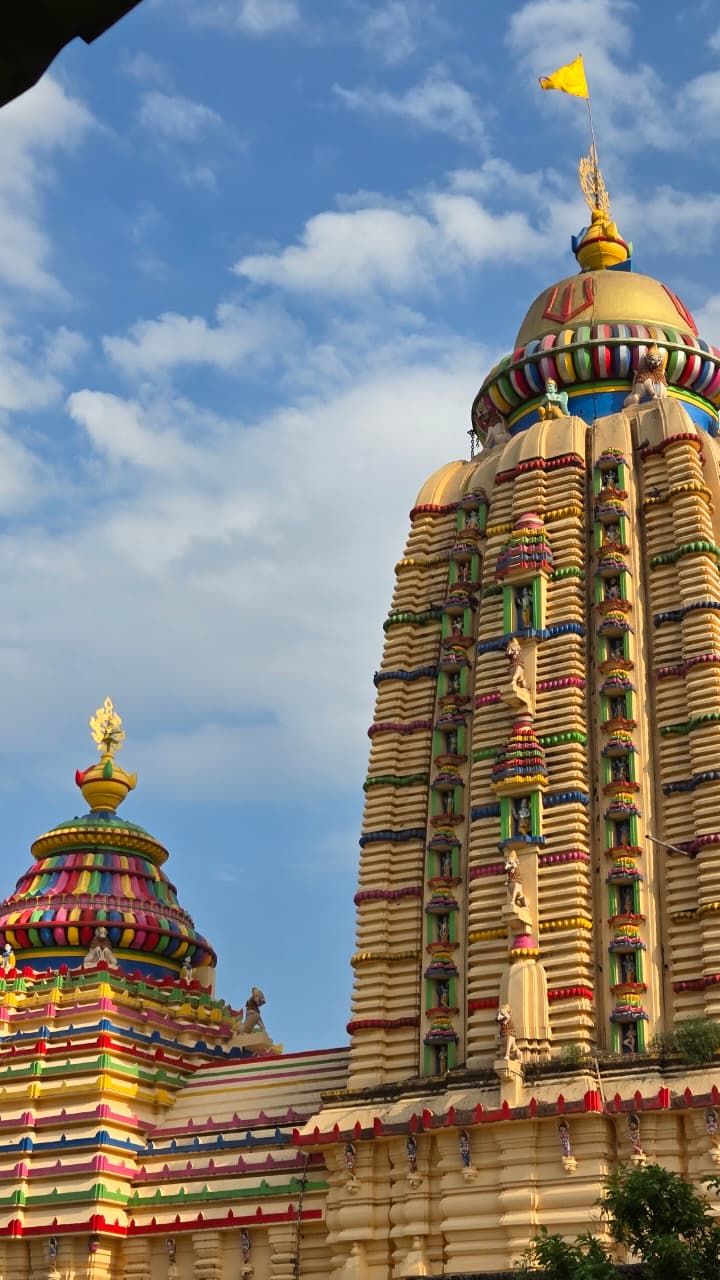
#> input picture captured/original/i1.jpeg, 720 x 1280 px; its folder holds only this picture in this run
$ python prepare_captured.py
#> lines starting #> are read from the running program, lines starting #| are printed output that depends on the picture; after the words box and inside, x2 and y2 are one past the last pixel; in counts of white or black regions, pixels touching at a corner belong together
"""
CSL7360 Assignment 2 - Captured Photos Processing Tool
Handles Section 1c rules:
- Resizes original captured photos to 256x256 PNGs using cv2.INTER_AREA into captured/images_256/
- Standardizes user masks into 256x256 binary PNGs (0 and 255) using cv2.INTER_NEAREST into captured/masks_256/
- Validates matching filename stems across original/, images_256/, and masks_256/
"""

import os
import glob
import argparse
import cv2
import numpy as np

SIZE = 256

def process_captured_photos(base_dir="captured"):
#> called with base_dir = 'captured'
    orig_dir = os.path.join(base_dir, "original")
    img_dir = os.path.join(base_dir, "images_256")
    mask_dir = os.path.join(base_dir, "masks_256")

    os.makedirs(orig_dir, exist_ok=True)
    os.makedirs(img_dir, exist_ok=True)
    os.makedirs(mask_dir, exist_ok=True)

    orig_files = sorted(glob.glob(os.path.join(orig_dir, "*")))
    # Filter image extensions
    valid_exts = {".jpg", ".jpeg", ".png", ".bmp", ".webp"}
    orig_files = [f for f in orig_files if os.path.splitext(f.lower())[1] in valid_exts]

    if not orig_files:
        print(f"No photos found in {orig_dir}!")
        print("Please place 5 to 10 photos of everyday objects in captured/original/ (e.g. item1.jpg, item2.jpg, ...)")
        return

    print(f"Found {len(orig_files)} original photo(s) in {orig_dir}:")
    for f in orig_files:
        stem = os.path.splitext(os.path.basename(f))[0]
        # 1. Resize original photo to 256x256 with cv2.INTER_AREA
        im = cv2.imread(f, cv2.IMREAD_COLOR)
#> im is the input picture: shape (1280, 720, 3); mean B, G, R 126.9, 128.5, 128.8
        if im is None:
            print(f"  [Warning] Could not read {f}, skipping.")
            continue
        im_256 = cv2.resize(im, (SIZE, SIZE), interpolation=cv2.INTER_AREA)
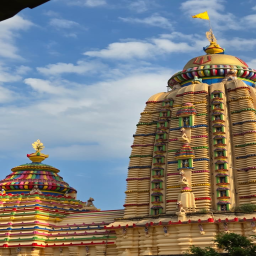
#> im_256: shape (256, 256, 3); mean B, G, R 126.9, 128.5, 128.8
        out_img_path = os.path.join(img_dir, stem + ".png")
        cv2.imwrite(out_img_path, im_256)
        print(f"  -> Resized and saved {out_img_path}")

        # 2. Check mask
        mask_candidates = [
            os.path.join(mask_dir, stem + ".png"),
            os.path.join(mask_dir, stem + ".jpg"),
            os.path.join(orig_dir, stem + "_mask.png"),
            os.path.join(orig_dir, stem + "_mask.jpg"),
        ]
        found_mask = None
        for mc in mask_candidates:
            if os.path.exists(mc):
                found_mask = mc
                break

        final_mask_path = os.path.join(mask_dir, stem + ".png")
        if found_mask:
            m = cv2.imread(found_mask, cv2.IMREAD_GRAYSCALE)
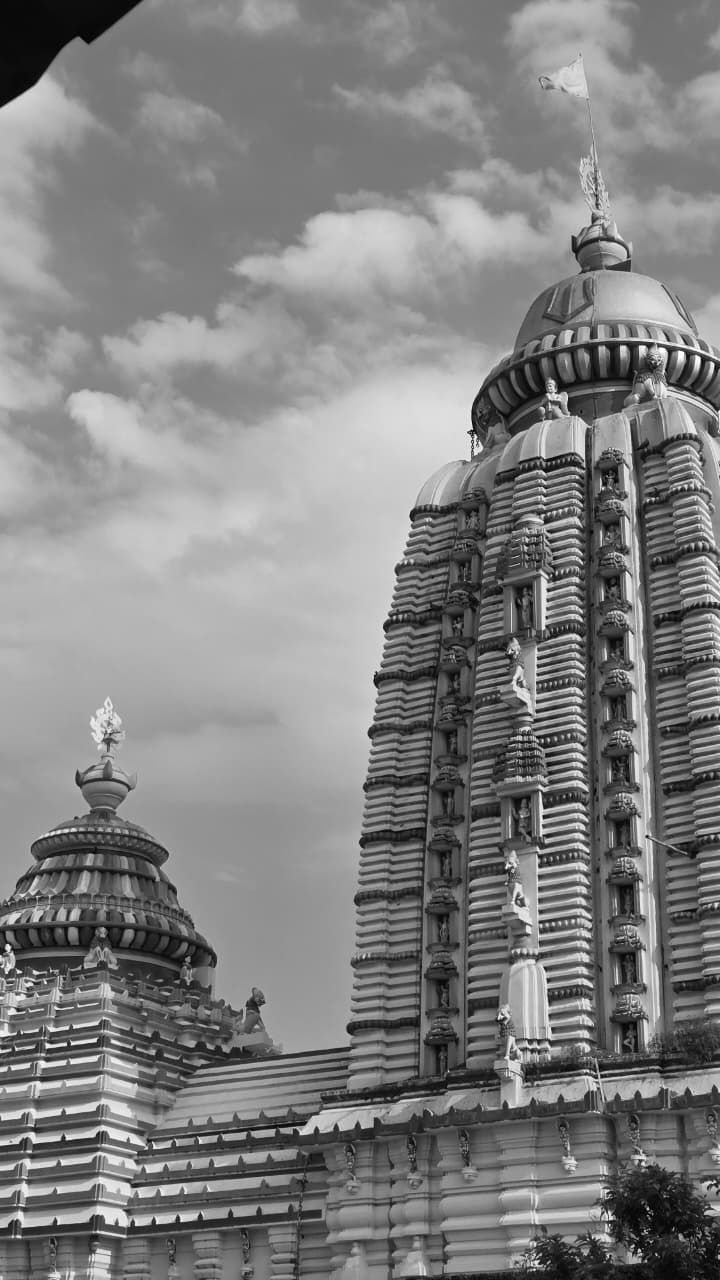
#> m: shape (1280, 720); min 0, max 255, mean 128.4
            if m is not None:
                m_256 = cv2.resize(m, (SIZE, SIZE), interpolation=cv2.INTER_NEAREST)
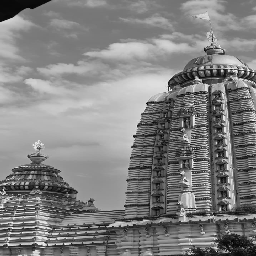
#> m_256: shape (256, 256); min 0, max 255, mean 128.5
                # Binarize with threshold 128: 0 for background, 255 for object
                bin_mask = np.where(m_256 >= 128, 255, 0).astype(np.uint8)
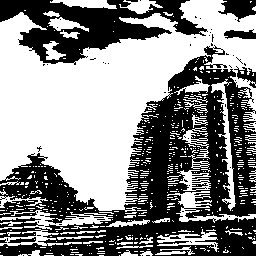
#> bin_mask: shape (256, 256); 54.4% white; 68 black regions (60 under 20 px), largest, box (x1, y1, x2, y2) and area: (0, 45, 256, 256) 22442, (0, 0, 208, 65) 6139, (218, 0, 256, 22) 496
                cv2.imwrite(final_mask_path, bin_mask)
                print(f"  -> Verified and normalized mask {final_mask_path}")
        else:
            if not os.path.exists(final_mask_path):
                print(f"  [Notice] Mask not yet created for {stem}. Draw mask and save to: {final_mask_path}")

    # Summary report
    print("\n--- Captured Photos Status ---")
    imgs = sorted(glob.glob(os.path.join(img_dir, "*.png")))
    masks = sorted(glob.glob(os.path.join(mask_dir, "*.png")))
    img_stems = {os.path.splitext(os.path.basename(p))[0] for p in imgs}
    mask_stems = {os.path.splitext(os.path.basename(p))[0] for p in masks}
    matched = img_stems.intersection(mask_stems)

    print(f"Total processed images: {len(imgs)}")
    print(f"Total valid masks:      {len(masks)}")
    print(f"Fully matched pairs:    {len(matched)}")
    for stem in sorted(img_stems):
        status = "READY" if stem in mask_stems else "MISSING MASK"
        print(f"  - {stem}: {status}")

if __name__ == "__main__":
    process_captured_photos()

$ run again, on captured/original/i5.jpeg
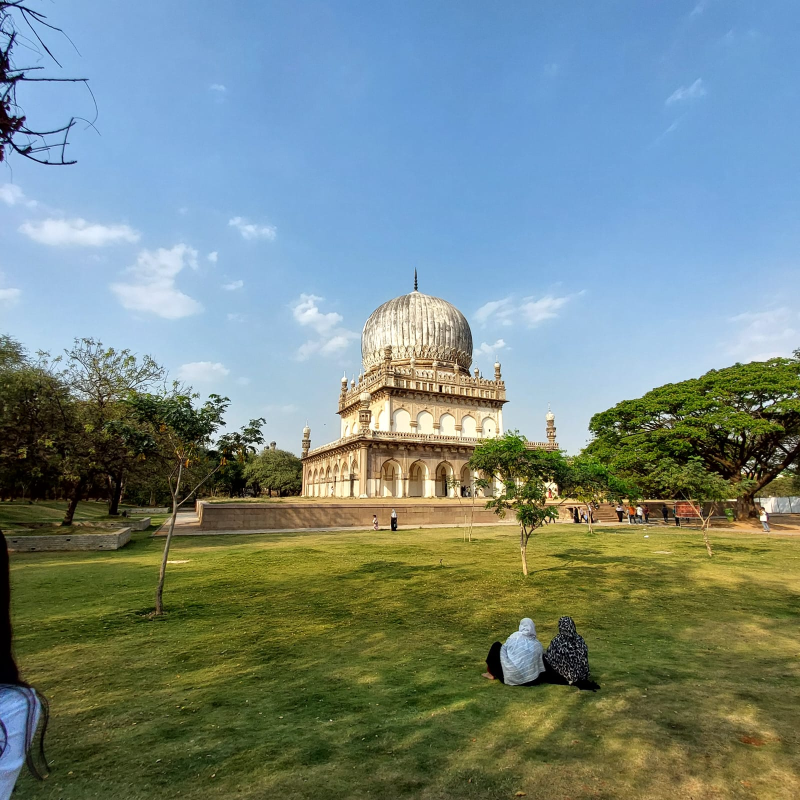
#> input picture captured/original/i5.jpeg, 1600 x 1600 px (shown at 1/2 size)
#> in process_captured_photos, im is the input picture: shape (1600, 1600, 3); mean B, G, R 132, 136.5, 117.7
#> in process_captured_photos, `m_256 = cv2.resize(m, (SIZE, SIZE), interpolation=cv2.INTER_NEAREST)`:
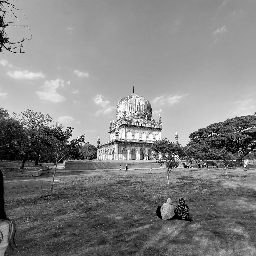
#> m_256: shape (256, 256); min 0, max 255, mean 130.5
#> in process_captured_photos, `bin_mask = np.where(m_256 >= 128, 255, 0).astype(np.uint8)`:
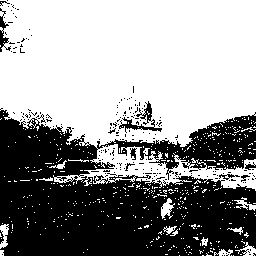
#> bin_mask: shape (256, 256); 58.4% white; 217 black regions (207 under 20 px), largest, box (x1, y1, x2, y2) and area: (0, 108, 256, 256) 26009, (119, 101, 162, 133) 335, (0, 8, 11, 52) 172

$ run again, on captured/original/i2.jpeg
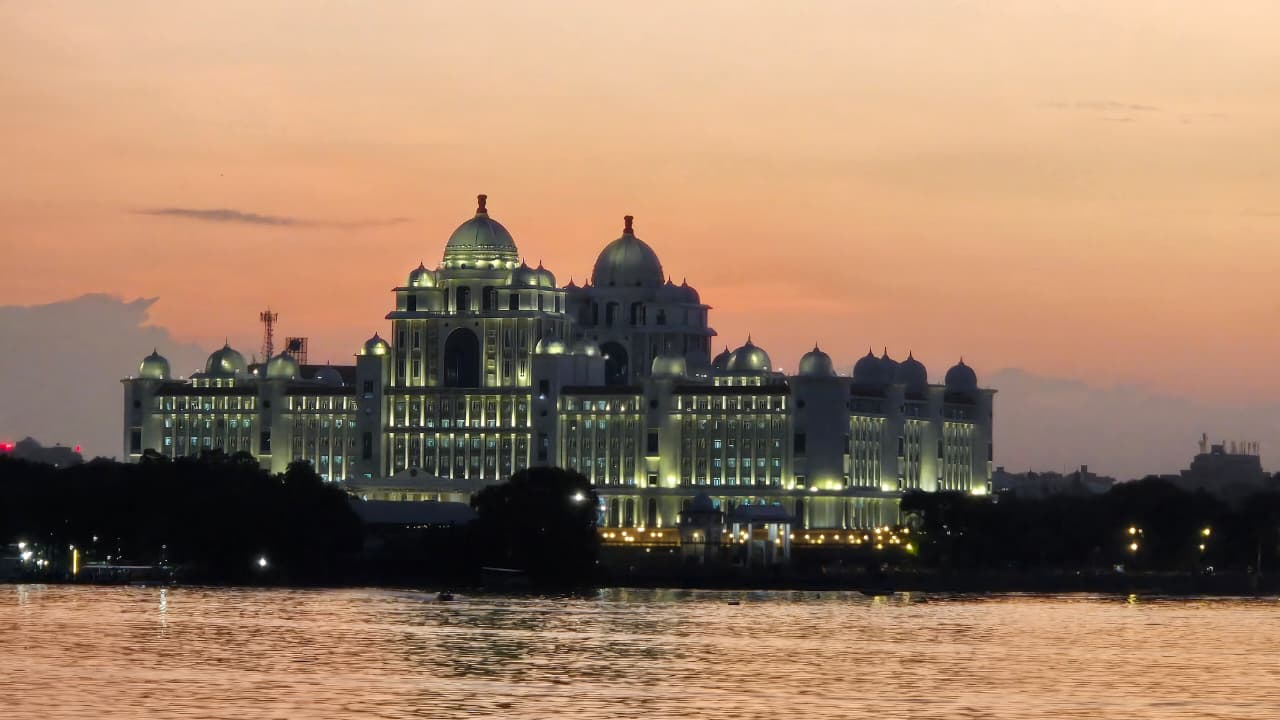
#> input picture captured/original/i2.jpeg, 1280 x 720 px
#> in process_captured_photos, im is the input picture: shape (720, 1280, 3); mean B, G, R 103, 127.4, 158.8
#> in process_captured_photos, `m_256 = cv2.resize(m, (SIZE, SIZE), interpolation=cv2.INTER_NEAREST)`:
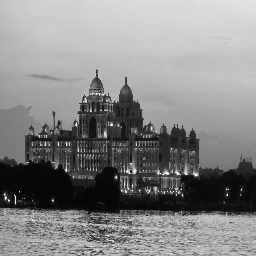
#> m_256: shape (256, 256); min 0, max 255, mean 133.7
#> in process_captured_photos, `bin_mask = np.where(m_256 >= 128, 255, 0).astype(np.uint8)`:
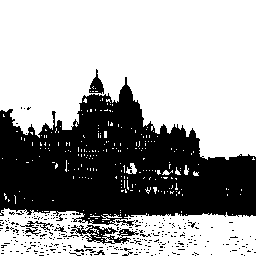
#> bin_mask: shape (256, 256); 63.5% white; 294 black regions (285 under 20 px), largest, box (x1, y1, x2, y2) and area: (0, 77, 256, 226) 22070, (71, 225, 139, 244) 526, (89, 69, 104, 94) 182

$ run again, on captured/original/i4.jpeg
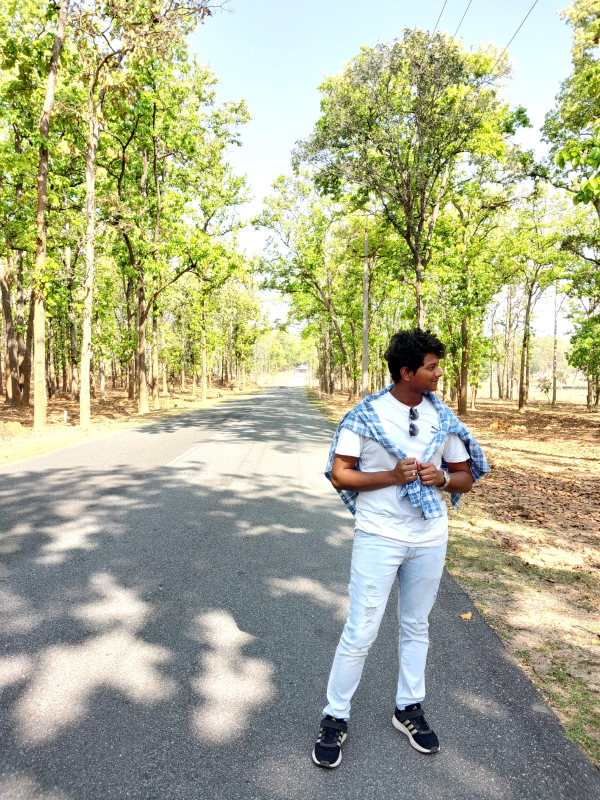
#> input picture captured/original/i4.jpeg, 1200 x 1600 px (shown at 1/2 size)
#> in process_captured_photos, im is the input picture: shape (1600, 1200, 3); mean B, G, R 143.2, 174.8, 172.2
#> in process_captured_photos, `bin_mask = np.where(m_256 >= 128, 255, 0).astype(np.uint8)`:
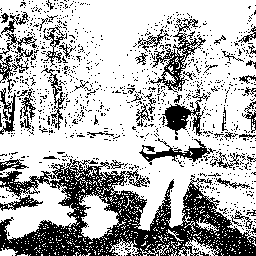
#> bin_mask: shape (256, 256); 70.9% white; black in thin lines or dots
